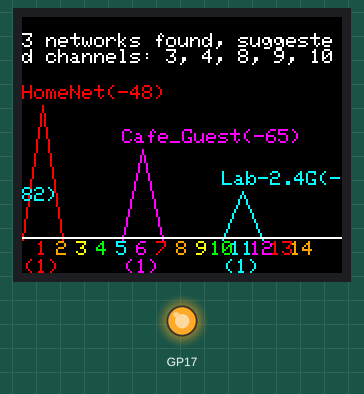
A sketch run on a simulated Raspberry Pi Pico W. Shown: 160×128 colour display, output pins drawn as LEDs (lit = HIGH). A WiFi scan finds three made-up networks; what the sketch prints to the serial monitor is not drawn.

Above: at 2.3 s.

Measured:
- what the display in image 0 shows lasts 7.0 s, from 2.3 s to 9.3 s

The sketch:

wifiAnalyze.ino
```cpp
#include <Arduino_GFX_Library.h>
#include <WiFi.h>


/*
 *
 * Sprig Wifi Analyzer.
 * By V205, kind of works

 * Revised from ESP8266 WiFi Analyzer to work with a pico w on a Hack Club Sprig.
 * Original project by github user moononournation.
 */


/*
// Uncomment only the TFT model you are using
#define ILI9341
//#define ST7735_18GREENTAB
//#define ST7735_18REDTAB
//#define ST7735_18GBLACKTAB
//#define ST7735_144GREENTAB

//POWER SAVING SETTING
#define SCAN_COUNT_SLEEP 5
// Uncomment this option if using PNP transistor control LCD power
#define PNP_PWR_TRANSISTOR

#if defined(PNP_PWR_TRANSISTOR)
#define LCD_PWR_PIN 4 // D2
#else
#define LCD_PWR_PIN 4 // D2
#define LED_PWR_PIN 2 // D4
#endif

#include "ESP8266WiFi.h"

#include <SPI.h>
#include <Adafruit_GFX.h>    // Core graphics library
// Hardware-specific library
#if defined(ST7735_18GREENTAB) || defined(ST7735_18REDTAB) || defined(ST7735_18GBLACKTAB) || defined(ST7735_144GREENTAB)
#include <Adafruit_ST7735.h>
#elif defined(ILI9341)
#include <Adafruit_ILI9341.h>
#endif

#define DC     5 // D1
#define CS     15 // D8
*/


//#if defined(ST7735_18GREENTAB) || defined(ST7735_18REDTAB) || defined(ST7735_18GBLACKTAB) || defined(ST7735_144GREENTAB)
//Adafruit_ST7735 tft = Adafruit_ST7735(CS,  DC, 0 /* RST */);

/*
#elif defined(ILI9341)
Adafruit_ILI9341 tft = Adafruit_ILI9341(CS, DC);
#endif

// Graph constant
#if defined(ST7735_18GREENTAB) || defined(ST7735_18REDTAB) || defined(ST7735_18GBLACKTAB)
#define WIDTH 160
#define HEIGHT 128
#define BANNER_HEIGHT 8
#elif defined(ST7735_144GREENTAB)
#define WIDTH 128
#define HEIGHT 128
#define BANNER_HEIGHT 8
#elif defined(ILI9341)
#define WIDTH 320
#define HEIGHT 240
#define BANNER_HEIGHT 16
#endif
#define GRAPH_BASELINE (HEIGHT - 18)
#define GRAPH_HEIGHT (HEIGHT - 52)
#define CHANNEL_WIDTH (WIDTH / 16)

// RSSI RANGE
#define RSSI_CEILING -40
#define RSSI_FLOOR -100
#define NEAR_CHANNEL_RSSI_ALLOW -70
*/


uint8_t scan_count = 0;


Arduino_DataBus *bus = new Arduino_HWSPI(22, 21);
//Arduino_GFX *gfx = new Arduino_ILI9341(bus, 17 /* RST */);
Arduino_GFX *gfx = new Arduino_ST7735(bus, 26, 3);


uint16_t channel_color[] = {
  RED, ORANGE, YELLOW, GREEN, CYAN, MAGENTA,
  RED, ORANGE, YELLOW, GREEN, CYAN, MAGENTA,
  RED, ORANGE
};
// RSSI RANGE
#define RSSI_CEILING -40
#define RSSI_FLOOR -100
#define NEAR_CHANNEL_RSSI_ALLOW -70

#define WIDTH 160
#define HEIGHT 128
#define BANNER_HEIGHT 8

#define GRAPH_BASELINE (HEIGHT - 18)
#define GRAPH_HEIGHT (HEIGHT - 52)
#define CHANNEL_WIDTH (WIDTH / 16)

void setup() {

  pinMode(17, OUTPUT);
  digitalWrite(17, HIGH);
  gfx->begin();
  gfx->fillScreen(BLACK);
  gfx->setCursor(0, 0);
  gfx->setTextColor(GREEN);
  gfx->setTextSize(1);
  Serial.begin(115200);
  // init banner
  /*
#ifdef ILI9341
  gfx->setTextSize(2);
#endif
  gfx->fillScreen(BLUE);
  gfx->setTextColor(WHITE, RED);
  gfx->setCursor(0, 0);
#if defined(ST7735_144GREENTAB)
  gfx->print(" ESP");
  gfx->setTextColor(WHITE, ORANGE);
  gfx->print("8266");
  gfx->setTextColor(WHITE, GREEN);
  gfx->print("WiFi");
  gfx->setTextColor(WHITE, BLUE);
  gfx->print("Analyzer");
#else
  gfx->print(" ESP ");
  gfx->setTextColor(WHITE, ORANGE);
  gfx->print(" 8266 ");
  gfx->setTextColor(WHITE, GREEN);
  gfx->print(" WiFi ");
  gfx->setTextColor(WHITE, BLUE);
  gfx->print(" Analyzer");
#endif
*/
  // Set WiFi to station mode and disconnect from an AP if it was previously connected
  WiFi.mode(WIFI_STA);
  WiFi.disconnect();

  // rest for WiFi routine?
  delay(100);
}

void loop() {
  uint8_t ap_count[] = { 0, 0, 0, 0, 0, 0, 0, 0, 0, 0, 0, 0, 0, 0 };
  int32_t max_rssi[] = { -100, -100, -100, -100, -100, -100, -100, -100, -100, -100, -100, -100, -100, -100 };

  // WiFi.scanNetworks will return the number of networks found
  int n = WiFi.scanNetworks();

  // clear old graph
  gfx->fillRect(0, BANNER_HEIGHT, 320, 224, BLACK);
  //gfx->fillScreen(BLACK);
  gfx->setTextSize(1);

  if (n == 0) {
    //gfx->setTextColor(BLACK);
    //gfx->setCursor(0, BANNER_HEIGHT);
    //gfx->println("no networks found");
    gfx->setTextColor(BLACK);
    gfx->setCursor(0, 0);
    gfx->println("no networks found");

  } else {
    // plot found WiFi info
    for (int i = 0; i < n; i++) {
      int32_t channel = WiFi.channel(i);
      int32_t rssi = WiFi.RSSI(i);
      uint16_t color = channel_color[channel - 1];
      int height = constrain(map(rssi, RSSI_FLOOR, RSSI_CEILING, 1, GRAPH_HEIGHT), 1, GRAPH_HEIGHT);

      // channel stat
      ap_count[channel - 1]++;
      if (rssi > max_rssi[channel - 1]) {
        max_rssi[channel - 1] = rssi;
      }

      gfx->drawLine(channel * CHANNEL_WIDTH, GRAPH_BASELINE - height, (channel - 1) * CHANNEL_WIDTH, GRAPH_BASELINE + 1, color);
      gfx->drawLine(channel * CHANNEL_WIDTH, GRAPH_BASELINE - height, (channel + 1) * CHANNEL_WIDTH, GRAPH_BASELINE + 1, color);

      // Print SSID, signal strengh and if not encrypted
      gfx->setTextColor(color);
      gfx->setCursor((channel - 1) * CHANNEL_WIDTH, GRAPH_BASELINE - 10 - height);
      gfx->print(WiFi.SSID(i));
      gfx->print('(');
      gfx->print(rssi);
      gfx->print(')');
      if (WiFi.encryptionType(i) == ENC_TYPE_NONE) {
        gfx->print('*');
      }


      Serial.print(WiFi.SSID(i));
      Serial.print('(');
      Serial.print(rssi);
      Serial.print(')');
      if (WiFi.encryptionType(i) == ENC_TYPE_NONE) {
        Serial.print('*');
      }
      Serial.println(' ');

      // rest for WiFi routine?
      delay(10);
    }
  }

  // print WiFi stat
  gfx->setTextColor(WHITE);
  gfx->setCursor(0, BANNER_HEIGHT);
  gfx->print(n);
  gfx->print(" networks found, suggested channels: ");
  bool listed_first_channel = false;
  for (int i = 1; i <= 11; i++) {                                                     // channels 12-14 may not available
    if ((i == 1) || (max_rssi[i - 2] < NEAR_CHANNEL_RSSI_ALLOW)) {                    // check previous channel signal strengh
      if ((i == sizeof(channel_color)) || (max_rssi[i] < NEAR_CHANNEL_RSSI_ALLOW)) {  // check next channel signal strengh
        if (ap_count[i - 1] == 0) {                                                   // check no AP exists in same channel
          if (!listed_first_channel) {
            listed_first_channel = true;
          } else {
            gfx->print(", ");
          }
          gfx->print(i);
        }
      }
    }
  }

  // draw graph base axle
  gfx->drawFastHLine(0, GRAPH_BASELINE, 320, WHITE);
  for (int i = 1; i <= 14; i++) {
    gfx->setTextColor(channel_color[i - 1]);
    gfx->setCursor((i * CHANNEL_WIDTH) - ((i < 10) ? 3 : 6), GRAPH_BASELINE + 2);
    gfx->print(i);
    if (ap_count[i - 1] > 0) {
      gfx->setCursor((i * CHANNEL_WIDTH) - ((ap_count[i - 1] < 10) ? 9 : 12), GRAPH_BASELINE + 11);
      gfx->print('(');
      gfx->print(ap_count[i - 1]);
      gfx->print(')');
    }
  }

  // Wait a bit before scanning again
  delay(5000);

  //POWER SAVING

  /*
  if (++scan_count >= SCAN_COUNT_SLEEP) {
#if defined(PNP_PWR_TRANSISTOR)
    pinMode(LCD_PWR_PIN, INPUT);  // disable pin
#else
    pinMode(LCD_PWR_PIN, INPUT);  // disable pin
    pinMode(LED_PWR_PIN, INPUT);  // disable pin
#endif
    ESP.deepSleep(0);
  }
  */
}
```
